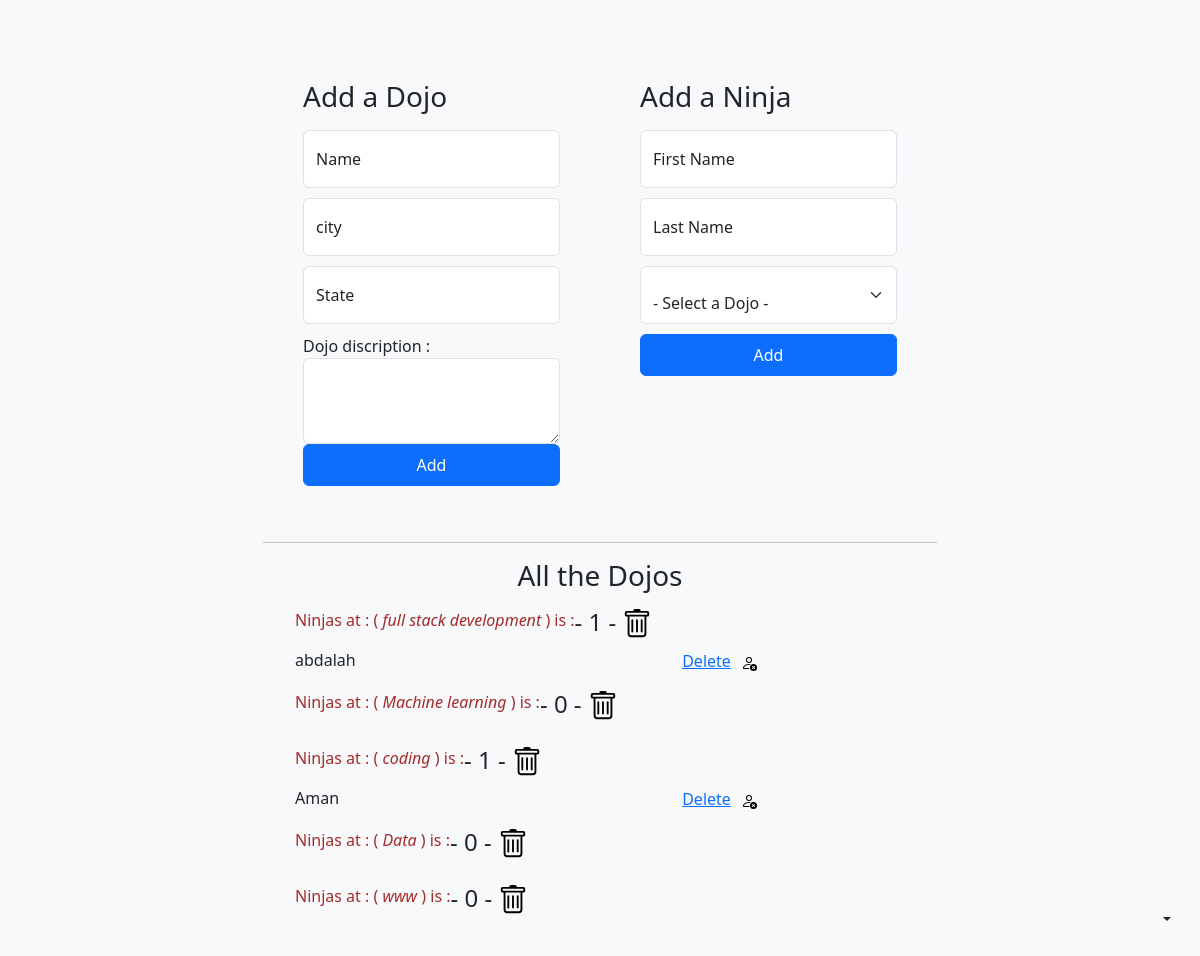
The page / on the database its author committed.
### dojo_ninjas_app/models.py (models this page shows, shortened)
class Dojo(models.Model):
    name = models.CharField(max_length=255)
    city = models.CharField(max_length=255)
    state = models.CharField(max_length=255)
    desc = models.TextField(max_length=255)
    created_at = models.DateTimeField(auto_now_add=True)
    updated_at = models.DateTimeField(auto_now=True)

class Ninja(models.Model):
    first_name = models.CharField(max_length=255)
    last_name = models.CharField(max_length=255)
    dojo = models.ForeignKey(Dojo, related_name="ninjas", on_delete = models.CASCADE) #prtect ///////////  set null
    created_at = models.DateTimeField(auto_now_add=True)
    updated_at = models.DateTimeField(auto_now=True)

### dojo_ninjas_app/views.py (the view)
# urls.py: path('', views.homepage),
def homepage(request):
    ninjas = models.get_all_ninjas()
    dojos = models.get_all_dojos()
    context ={
        "all_ninjas" : ninjas ,
        "all_dojos" : dojos ,
    }
    return render(request ,'index.html', context )

### dojo_ninjas_app/models.py (called while the page is built)
def get_all_ninjas():
    return Ninja.objects.all()

def get_all_dojos():
    return Dojo.objects.all()

### dojo_ninjas_app/templates/index.html (shortened to what this page needs)
<!doctype html>
<html lang="en" data-bs-theme="auto">
    <head>
    {% load static %}
    <link rel="stylesheet" href="{% static 'css/style.css' %}">
    <link rel="stylesheet" href="{% static 'css/bootstrap.css' %}">
    <link rel="stylesheet" href="https://cdn.jsdelivr.net/npm/@docsearch/css@3">
<link href="/docs/5.3/dist/css/bootstrap.min.css" rel="stylesheet">
</head>
<body class="d-flex align-items-center py-4 bg-body-tertiary">
    <div class="dropdown position-fixed bottom-0 end-0 mb-3 me-3 bd-mode-toggle">
        <button class="btn btn-bd-primary py-2 dropdown-toggle d-flex align-items-center"
            id="bd-theme"
            type="button"
            aria-expanded="false"
            data-bs-toggle="dropdown"
            aria-label="Toggle theme (auto)">
        <svg class="bi my-1 theme-icon-active" width="1em" height="1em"><use href="#circle-half"></use></svg>
        </button>
    </div>
<main class="form-signin w-100 m-auto">
        <div class="form_container" >
            <div class="theform">
                <form action="/add_method" method="post" >
                    <h1 class="h3 mb-3 fw-normal">Add a Dojo</h1>
                    <div class="form-floating">
                        <input name="dojo_name" type="text" class="form-control"  placeholder="name" >
                        <label >Name</label>
                    </div>
                    <div class="form-floating">
                        <input name="dojo_city" type="text" class="form-control" placeholder="name" >
                        <label>city</label>
                    </div>
                    <div class="form-floating">
                        <input name="dojo_state" type="text" class="form-control" placeholder="name" >
                        <label >State</label>
                    </div>
                    <div class="form-group">
                        <label for="exampleFormControlTextarea1">Dojo discription :</label>
                        <textarea name="dojo_discription" class="form-control" id="exampleFormControlTextarea1" rows="3"></textarea>
                    </div>
                    <button class="btn btn-primary w-100 py-2" type="submit">Add</button>
                </form>
            </div>
            <div class="theform">
                <form action="/add_method" method="post">
                    <h1 class="h3 mb-3 fw-normal">Add a Ninja</h1>
                    <div class="form-floating">
                        <input name="ninja_first_name" type="text" class="form-control"  placeholder="name">
                        <label>First Name</label>
                    </div>
                    <div class="form-floating">
                        <input name="ninja_last_name" type="text" class="form-control" placeholder="name" >
                        <label>Last Name</label>
                    </div>
                    <div class="form-floating">
                        <select name="selected_dojo" class="form-select" >
                            <option selected>- Select a Dojo -</option>
                        </select>
                    </div>
                    <button class="btn btn-primary w-100 py-2" type="submit">Add</button>
                </form>
            </div>
        </div>
        <hr>
    <h3 class="h3 mb-3 fw-normal ">All the Dojos</h3>
            <div class="form_container">
                {% for all_d in all_dojos  %}
                <div class="all_DojosNinjas_container">
                    <ul>
                        <form class="dojo_title" action="/delete_ninja" method="post">
                            <P> Ninjas at : ( <em>{{all_d.name}}</em> ) is   :<h4>- {{all_d.ninjas.all|length }}  -</h4></P>
                            <button class="an_action_delete"  name="ninja_to_delete" type="submit" value="{{all_d.id}}">
                            </button>
                        </form>
                        {% for all_nin in all_d.ninjas.all %}
                        <li class="list_of_ninja">
                            {{all_nin.first_name }}
                            <form action="/delete_ninja" method="post">
                                <a href="/delete_ninja/{{all_nin.id}}"> Delete</a>
                                <button class="an_action_delete" name="ninja_to_delete" type="submit" value="{{all_nin.id}}">
                                </button>
                            </form>
                        </li>
                        {% endfor %}
                    </ul>
                    {% endfor %}
                </div>
            </div>
</main>
    </body>
</html>

### dojo_ninjas_app/static/css/style.css (style rules this page uses)
html, body { height: 100%; }
.form-signin { max-width: fit-content; padding: 1rem; }
.form-signin input[type="text"] { margin-bottom: 10px; }
.form-select { margin-bottom: 10px; }
.form_container { display: flex; }
.theform { padding: 20px; margin: 20px; }
h3 { text-align: center; }
p { color: brown; }
.all_DojosNinjas_container { width:500px; }
.list_of_ninja { display:flex; justify-content: space-between; }
.an_action_delete { border: none; cursor: pointer; appearance: none; background-color: inherit; }
.dojo_title { display: flex; align-items: flex-start; }

### rows shown on the page
Dojo: name "full stack development", ninjas.all|length "1"
Ninja: first_name "abdalah", {{ all_nin.id }} 18 (drawn)
Dojo: name "Machine learning", ninjas.all|length "0"
Dojo: name "coding", ninjas.all|length "1"
Ninja: first_name "Aman", {{ all_nin.id }} 20 (drawn)
Dojo: name "Data", ninjas.all|length "0"
Dojo: name "www", ninjas.all|length "0"
